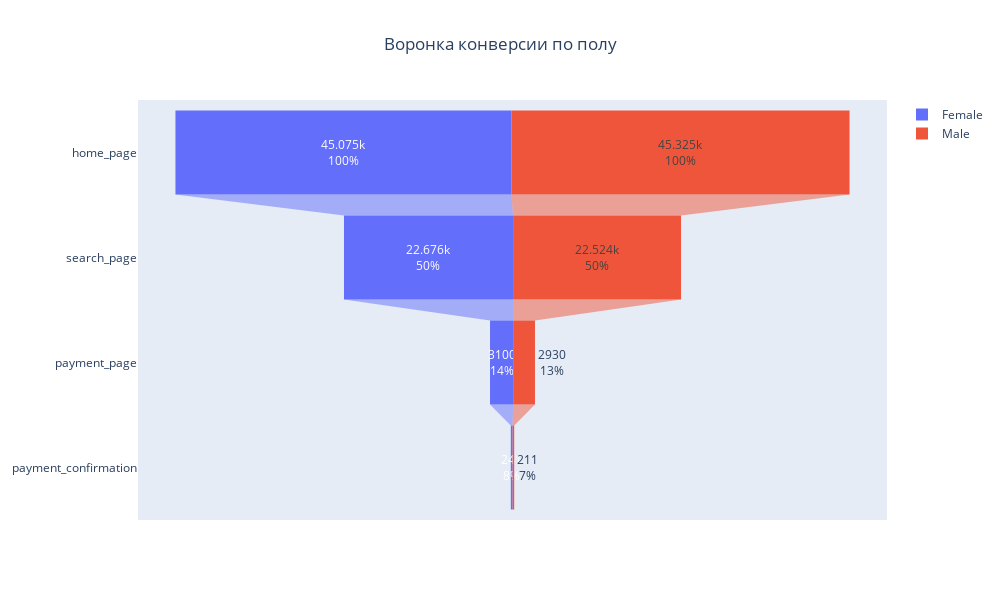

Notebook code for this chart:
### Code cell
fig = go.Figure()
fig.add_trace(go.Funnel(y = dfg['Page'], x = dfg['Female'],name = 'Female', constraintext='outside', textinfo = 'value+percent previous'))

fig.add_trace(go.Funnel(y = dfg['Page'],x = dfg['Male'],name = 'Male', constraintext='outside', textinfo = 'value+percent previous')) 
fig.update_layout(title = 'Воронка конверсии по полу', title_x=0.5, autosize=False, width=1000,height=600)

fig.show()

### Figure 1 — Plotly figure (JSON) as saved in the notebook; plotly's stock layout.template omitted (floating-point values rounded to 4 significant figures)
{"data": [{"constraintext": "outside", "name": "Female", "textinfo": "value+percent previous", "type": "funnel", "x": [45075, 22676, 3100, 241], "y": ["home_page", "search_page", "payment_page", "payment_confirmation"]}, {"constraintext": "outside", "name": "Male", "textinfo": "value+percent previous", "type": "funnel", "x": [45325, 22524, 2930, 211], "y": ["home_page", "search_page", "payment_page", "payment_confirmation"]}], "layout": {"autosize": false, "height": 600, "title": {"text": "Воронка конверсии по полу", "x": 0.5}, "width": 1000}}
